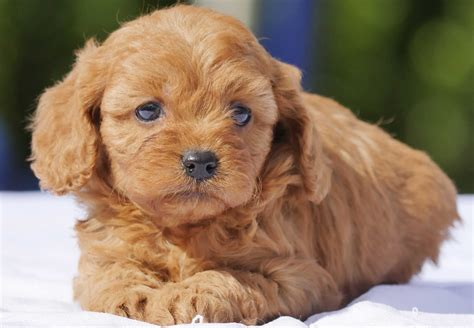
#> input picture JUPYTER/ORG_IMG/puppy_3.jpeg, 474 x 328 px, found by its file name
$ jupyter execute --allow-errors test_3.ipynb   (shell and % lines are left out)
#> lines starting #> are read from the running program, lines starting #| are printed output that depends on the picture
[cell 1]
import numpy as np
import matplotlib.pyplot as plt

[cell 2]
import cv2

[cell 3]
img = cv2.imread('Downloads/puppy_3.jpeg')
#> img is the input picture: shape (328, 474, 3); mean B, G, R 98.1, 122.8, 147.3

[cell 4]
type(img)

[cell 5]
img.shape
#> Out = (328, 474, 3)

[cell 6]
plt.imshow(img)

[cell 7]
fix_img = cv2.cvtColor(img,cv2.COLOR_BGR2RGB)

[cell 8]
plt.imshow(fix_img)

[cell 9]
img_gray = cv2.imread('Downloads/puppy_3.jpeg' , cv2.IMREAD_GRAYSCALE)
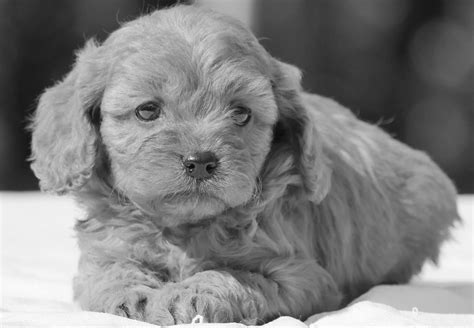
#> img_gray: shape (328, 474); min 6, max 255, mean 127.3

[cell 10]
plt.imshow(img_gray , cmap = 'gray')

[cell 11]
img_gray.shape
#> Out = (328, 474)

[cell 12]
img_gray.min()
#> Out = 6

[cell 13]
img_gray.max()
#> Out = 255

[cell 14]
fix_img.shape
#> Out = (328, 474, 3)

[cell 15]
plt.imshow(fix_img)

[cell 16]
img

#> (a cell that did not finish here is left out)

#> (a cell that did not finish here is left out)

[cell 19]
plt.imshow(img)

[cell 20]
plt.imshow(img_gray, cmap='gray')

[cell 21]
plt.imshow(fix_img)

[cell 22]
fix_img.shape
#> Out = (328, 474, 3)

[cell 23]
reaized_img = cv2.resize(fix_img,(200,150))
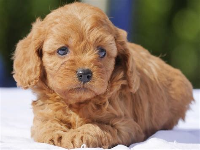
#> reaized_img: shape (150, 200, 3); mean R, G, B 147.2, 122.7, 98

[cell 24]
plt.imshow(reaized_img)

[cell 25]
w_ratio = 0.5
h_ratio = 0.5

[cell 26]
new_img = cv2.resize(fix_img,(0,0),fix_img,w_ratio,h_ratio)

[cell 27]
plt.imshow(new_img)

[cell 28]
fix_img.shape
#> Out = (328, 474, 3)

[cell 29]
new_img.shape
#> Out = (164, 237, 3)

[cell 30]
flip_img = cv2.flip(fix_img,0)
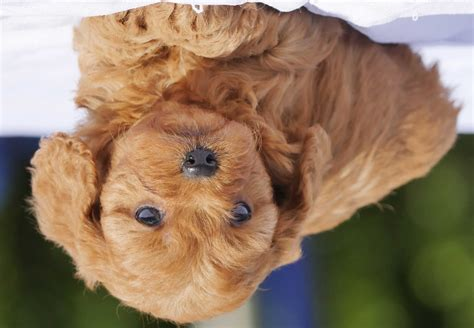
#> flip_img: shape (328, 474, 3); mean R, G, B 147.3, 122.8, 98.1

plt.imshow(flip_img)

[cell 31]
flip_img = cv2.flip(fix_img,-1)
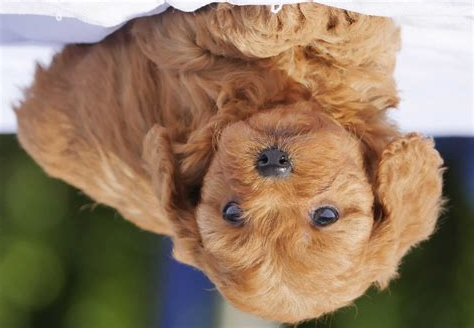
#> flip_img: shape (328, 474, 3); mean R, G, B 147.3, 122.8, 98.1

plt.imshow(flip_img)

[cell 32]
cv2.imwrite('new_image.jpg',fix_img)
#> Out = True

[cell 33]
plt.imshow(fix_img)

[cell 34]
revs_img_fix_save = cv2.cvtColor(fix_img,cv2.COLOR_RGB2BGR)

[cell 35]
plt.imshow(revs_img_fix_save)

[cell 36]
cv2.imwrite('new.jpg', revs_img_fix_save)
#> Out = True

[cell 37]
plt.imsave('new_plt_save.jpg', fix_img)

$ run again, with JUPYTER/ORG_IMG/puppy_2.jpeg copied over JUPYTER/ORG_IMG/puppy_3.jpeg
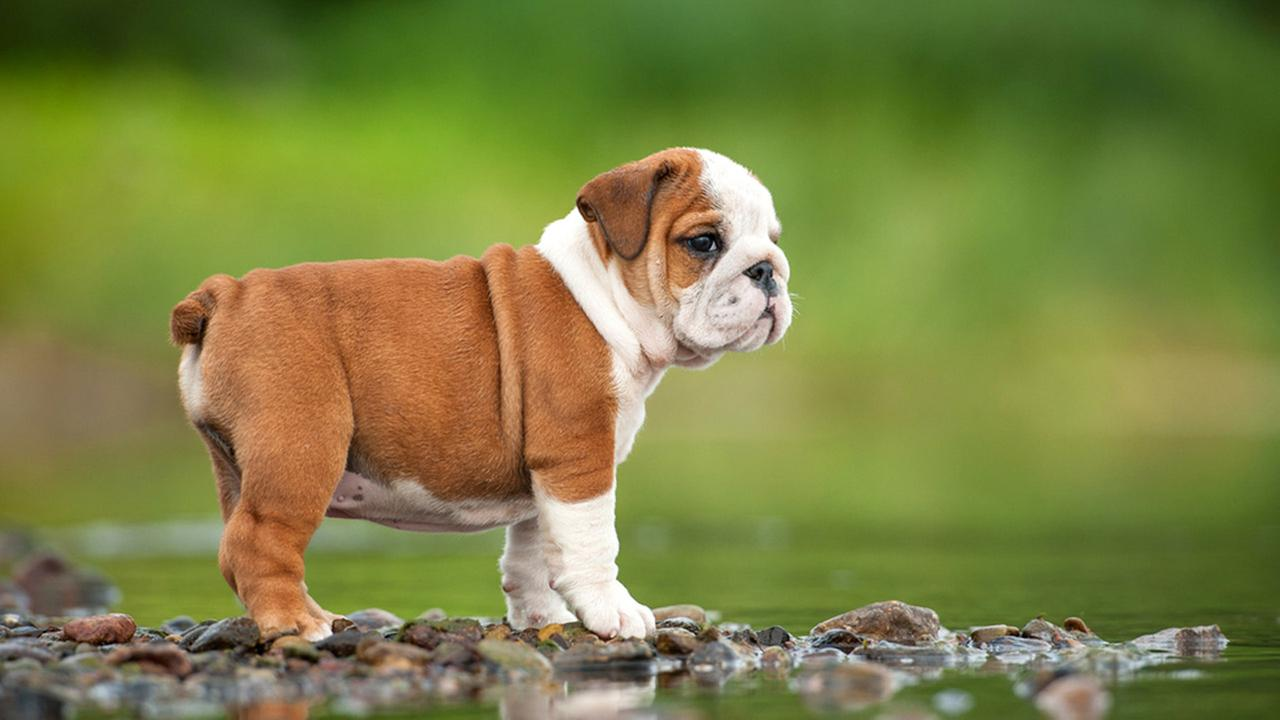
#> input picture JUPYTER/ORG_IMG/puppy_2.jpeg, 1280 x 720 px, found by its file name
#> img is the input picture: shape (720, 1280, 3); mean B, G, R 66.9, 129, 123.4
#> `img_gray = cv2.imread('Downloads/puppy_3.jpeg' , cv2.IMREAD_GRAYSCALE)`:
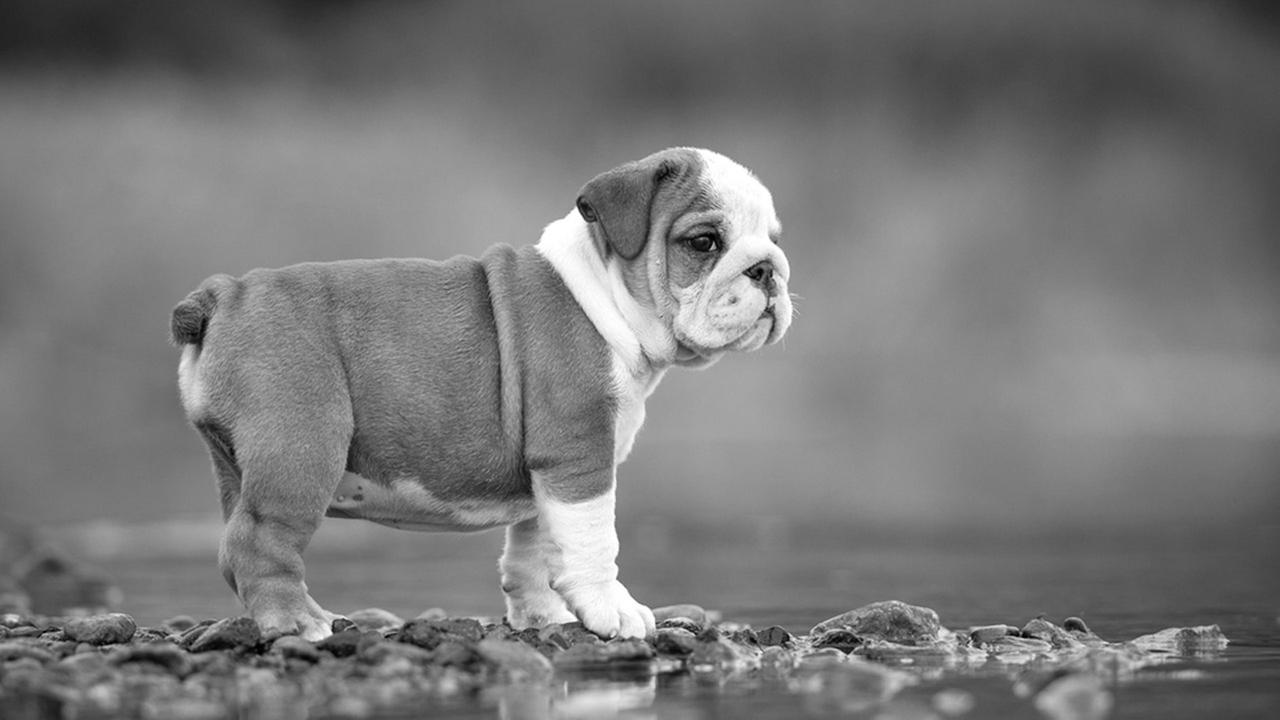
#> img_gray: shape (720, 1280); min 0, max 255, mean 120.2
#> `img_gray.min()`: Out = 0
#> `img_gray.max()`: Out = 255
#> `flip_img = cv2.flip(fix_img,-1)`:
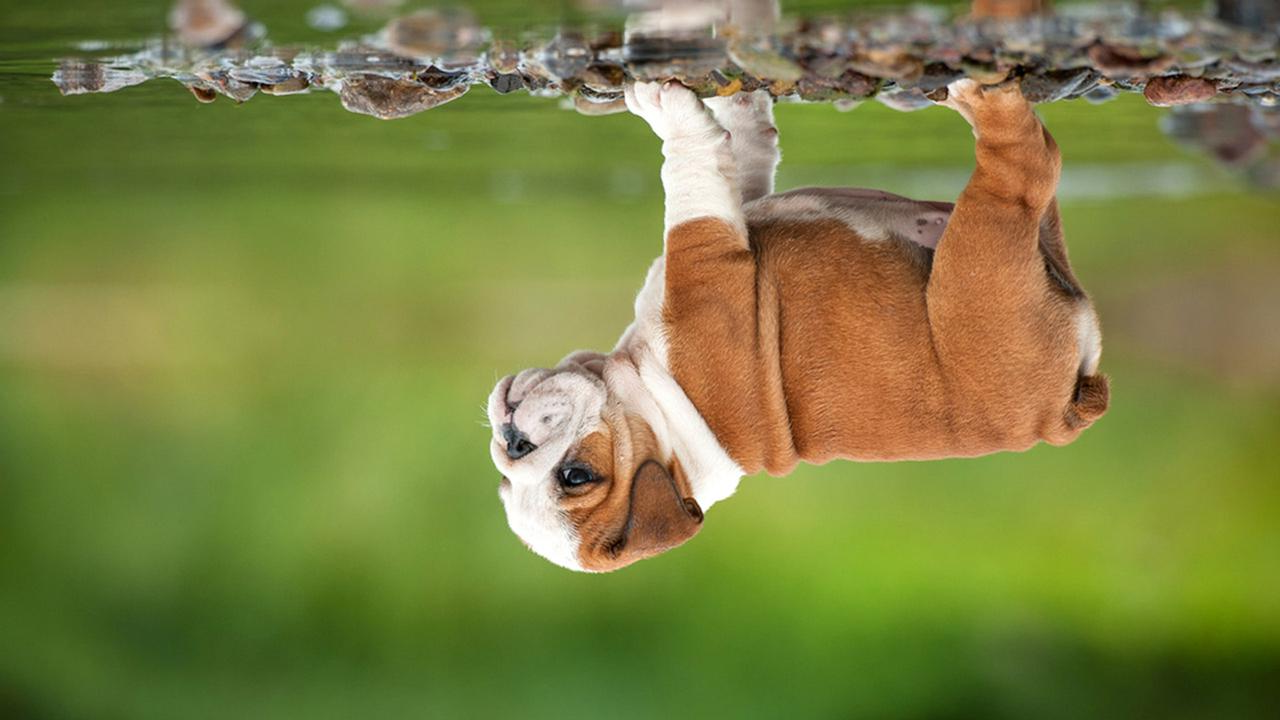
#> flip_img: shape (720, 1280, 3); mean R, G, B 123.4, 129, 66.9
#> `cv2.imwrite('new_image.jpg',fix_img)`: Out = True

$ run again, with JUPYTER/ORG_IMG/puppy.jpeg copied over JUPYTER/ORG_IMG/puppy_3.jpeg
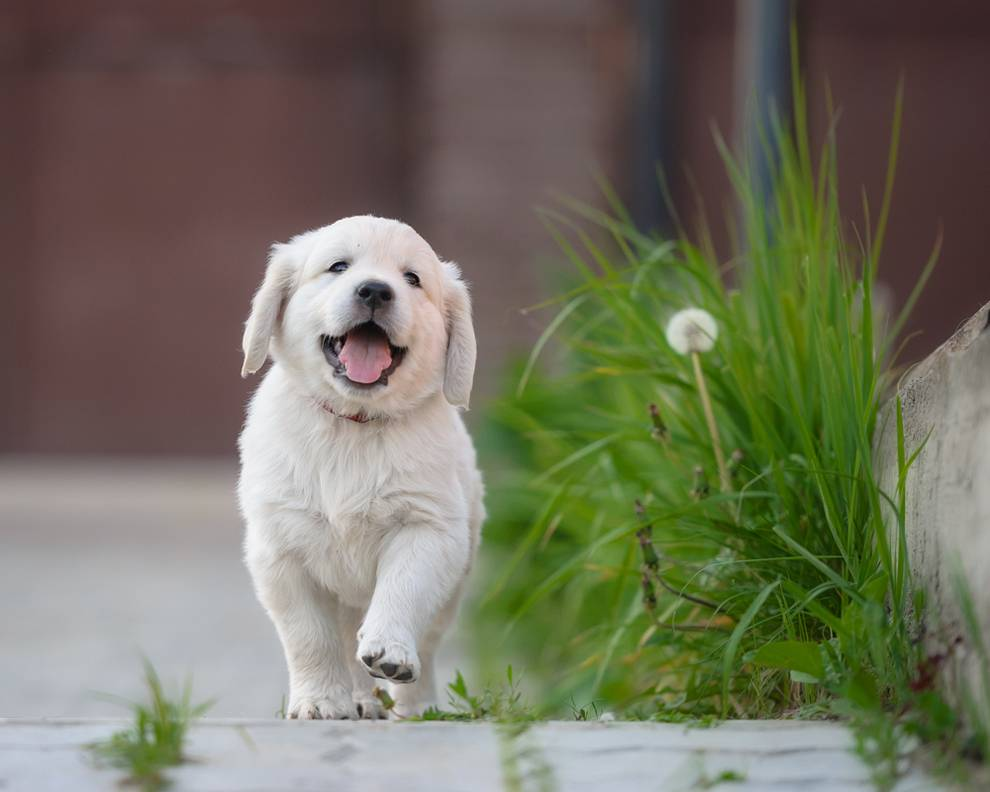
#> input picture JUPYTER/ORG_IMG/puppy.jpeg, 990 x 792 px, found by its file name
#> img is the input picture: shape (792, 990, 3); mean B, G, R 94.9, 113.7, 114.2
#> `img_gray = cv2.imread('Downloads/puppy_3.jpeg' , cv2.IMREAD_GRAYSCALE)`:
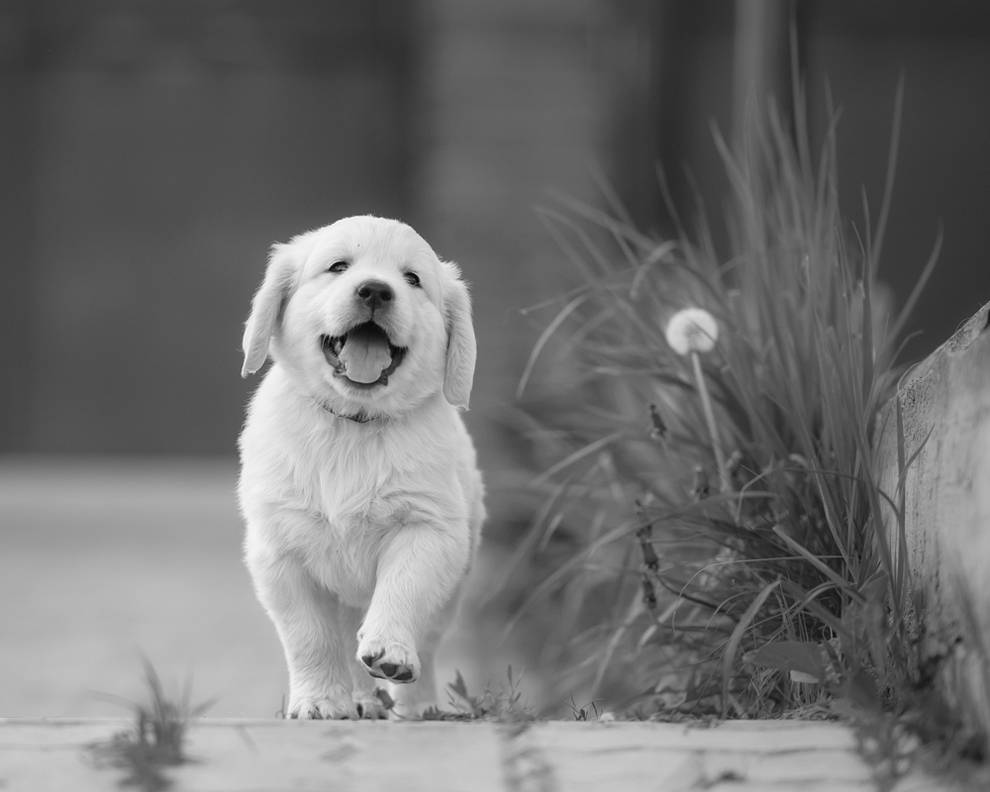
#> img_gray: shape (792, 990); min 1, max 255, mean 111.7
#> `img_gray.min()`: Out = 1
#> `img_gray.max()`: Out = 255
#> `flip_img = cv2.flip(fix_img,-1)`:
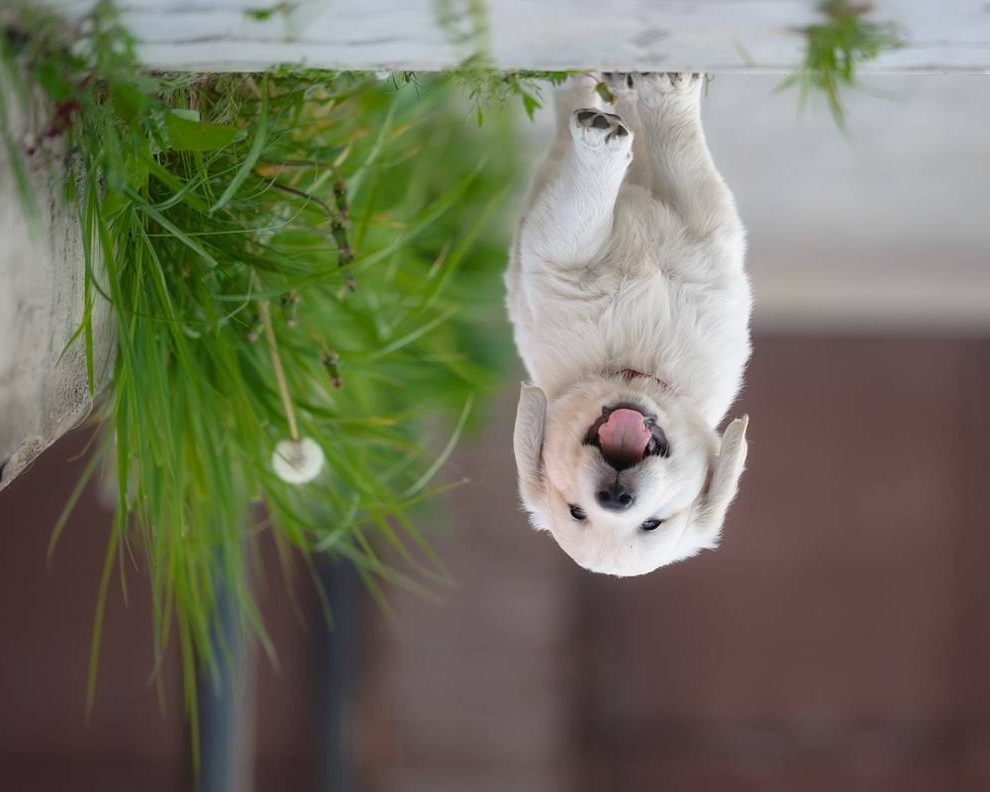
#> flip_img: shape (792, 990, 3); mean R, G, B 114.2, 113.7, 94.9
#> `cv2.imwrite('new_image.jpg',fix_img)`: Out = True
